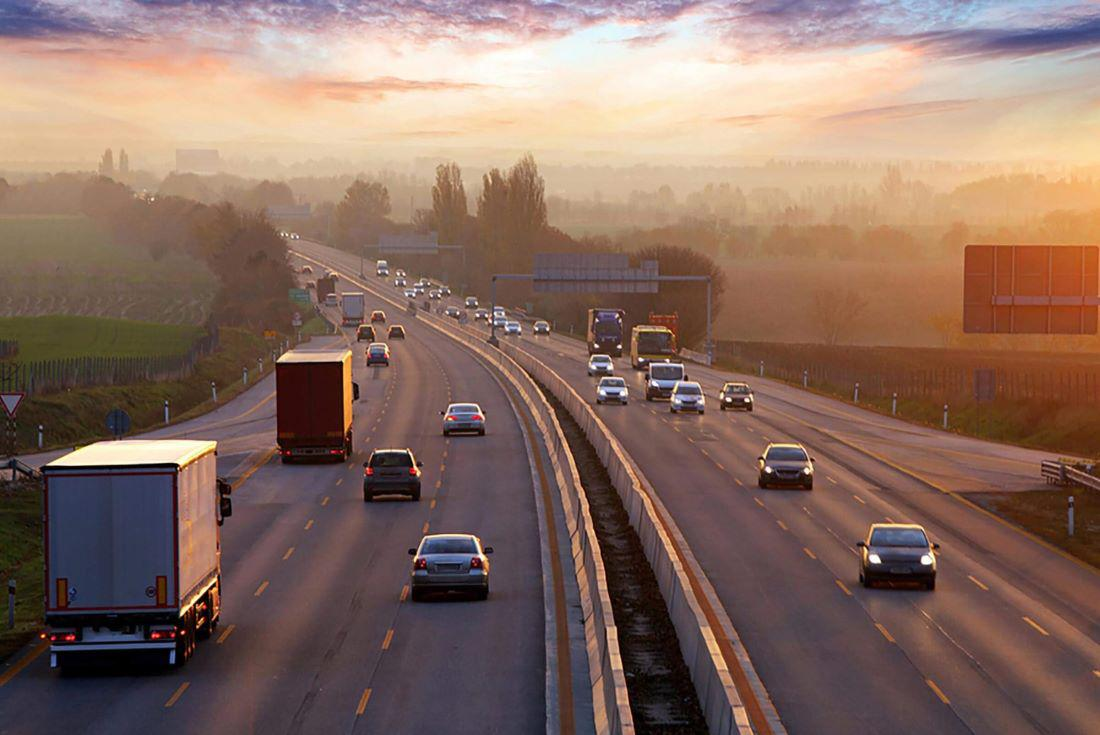
#> input picture image.jpg, 1100 x 735 px
$ jupyter execute erode.ipynb
#> lines starting #> are read from the running program, lines starting #| are printed output that depends on the picture
[cell 1]
import cv2
import numpy as np

path = r'image.jpg'

image = cv2.imread(path)
#> image is the input picture: shape (735, 1100, 3); mean B, G, R 98.3, 109.4, 136.2

window_name = 'Image'

cv2.imshow(window_name, image)
cv2.waitKey(0)
kernel = np.ones((1,1),np.uint8)

image_p = cv2.erode(image, kernel)

cv2.imshow(window_name, image_p)

cv2.waitKey(0)
kernel = np.ones((4,4),np.uint8)

image_p = cv2.erode(image, kernel)
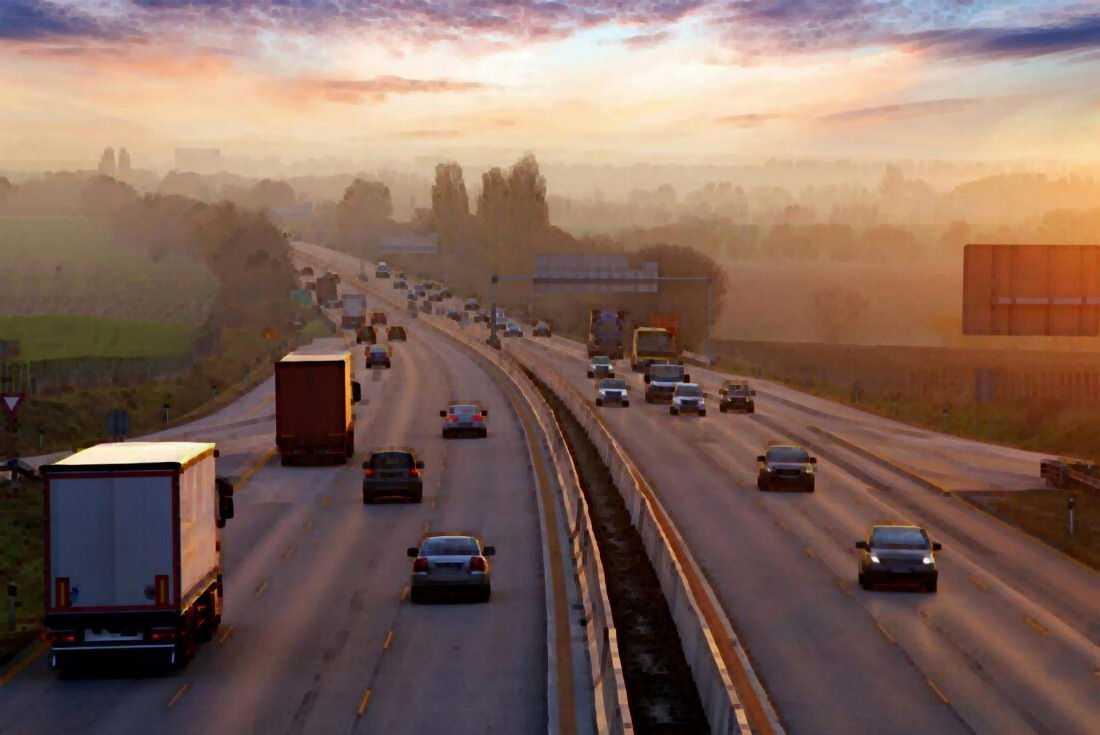
#> image_p: shape (735, 1100, 3); mean B, G, R 90, 101.6, 128

cv2.imshow(window_name, image_p)

cv2.waitKey(0)
kernel = np.ones((8,8),np.uint8)

image_p = cv2.erode(image, kernel)
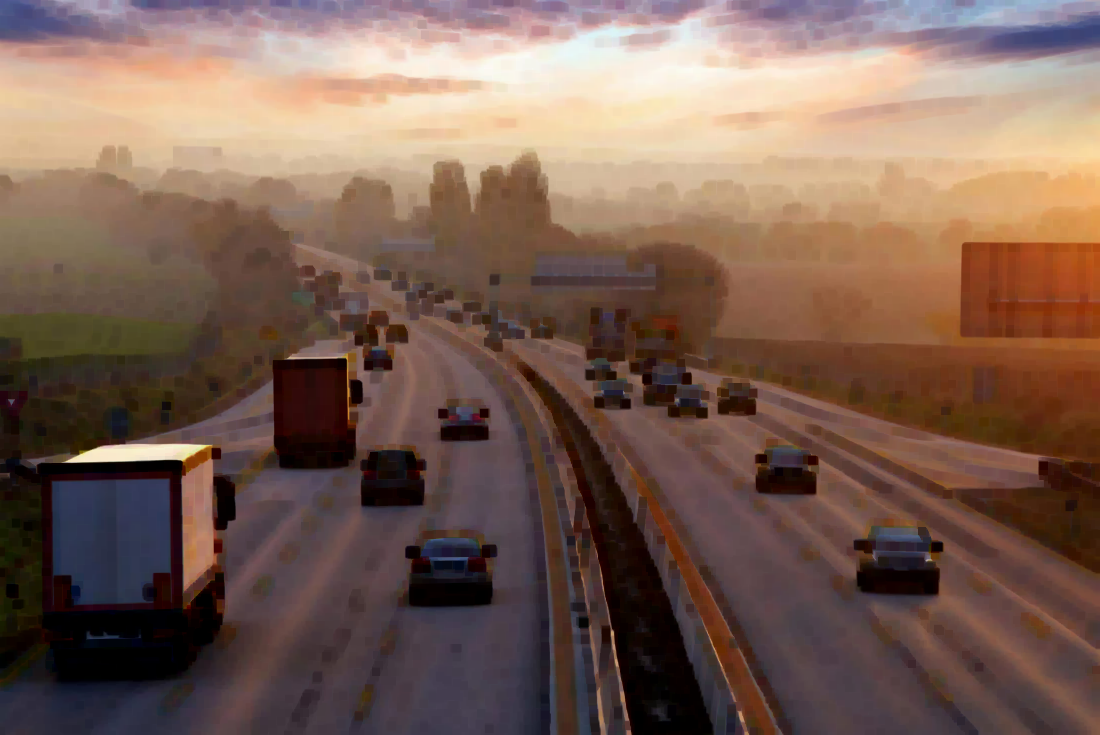
#> image_p: shape (735, 1100, 3); mean B, G, R 83.6, 95.5, 121.6

cv2.imshow(window_name, image_p)

cv2.waitKey(0)

kernel = np.ones((1,1), np.uint8)

# Applying dilation to the image
image_dilated = cv2.dilate(image, kernel)

# Displaying the dilated image
cv2.imshow(window_name, image_dilated)

# Waiting until a key is pressed
cv2.waitKey(0)
kernel = np.ones((4,4), np.uint8)

# Applying dilation to the image
image_dilated = cv2.dilate(image, kernel)
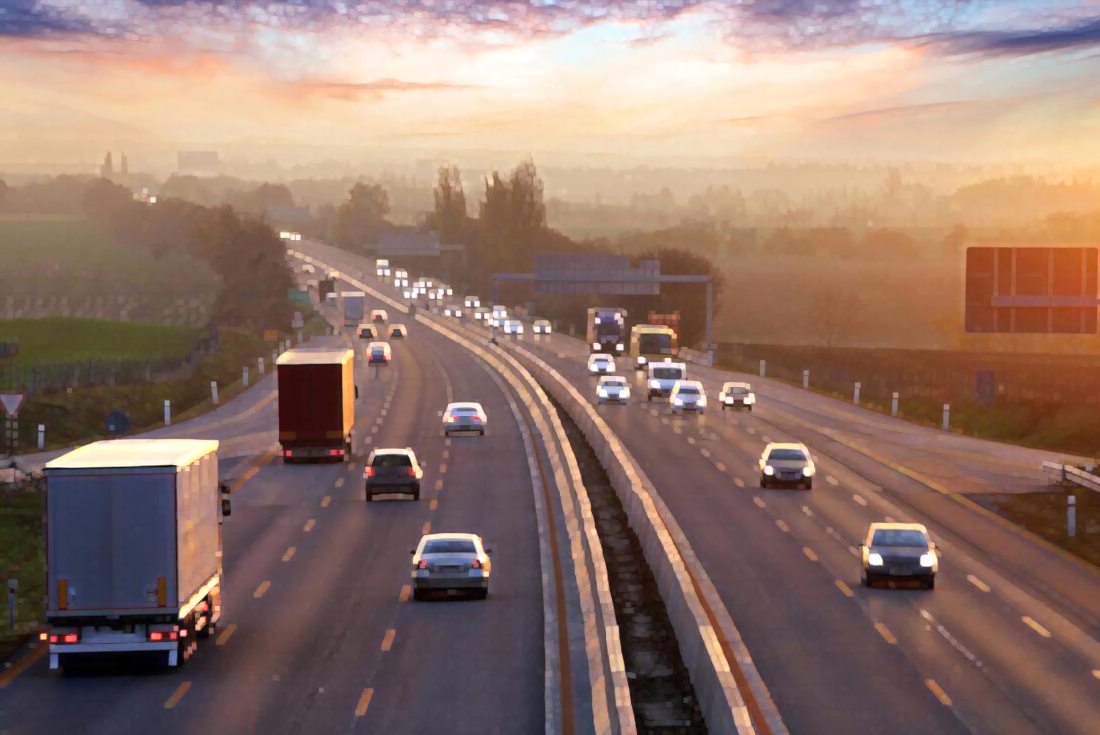
#> image_dilated: shape (735, 1100, 3); mean B, G, R 107.1, 117.8, 145

# Displaying the dilated image
cv2.imshow(window_name, image_dilated)

# Waiting until a key is pressed
cv2.waitKey(0)
kernel = np.ones((10,10), np.uint8)

# Applying dilation to the image
image_dilated = cv2.dilate(image, kernel)
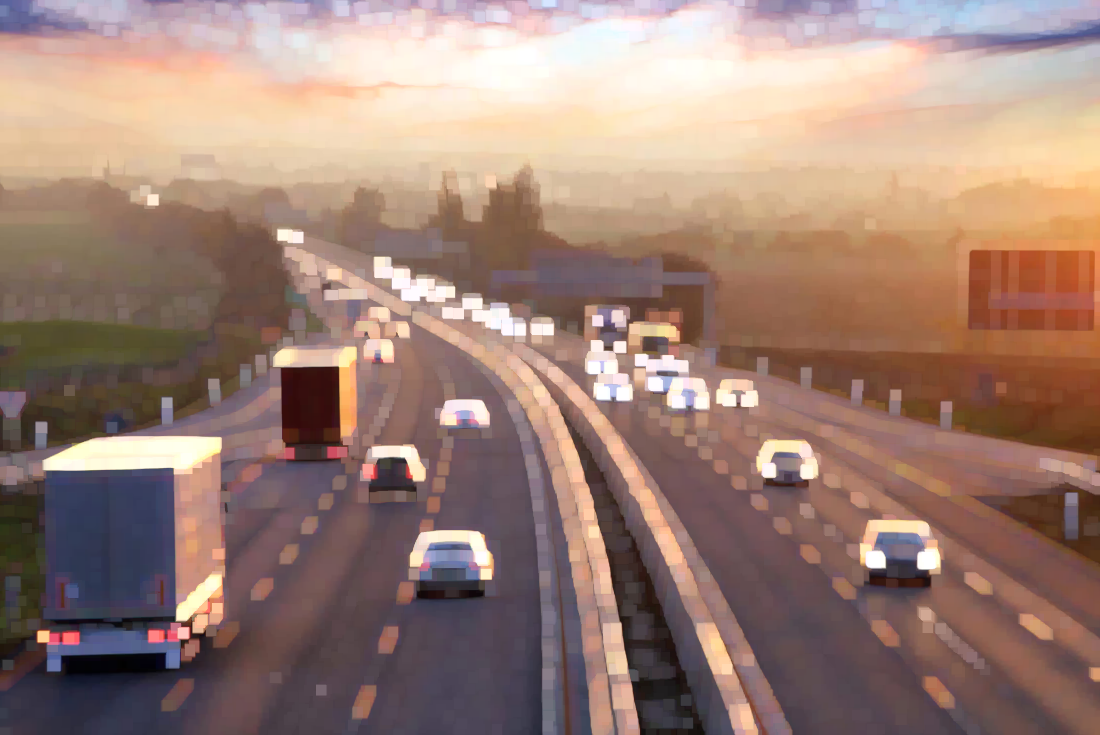
#> image_dilated: shape (735, 1100, 3); mean B, G, R 117.7, 128.5, 156.4

# Displaying the dilated image
cv2.imshow(window_name, image_dilated)

# Waiting until a key is pressed
cv2.waitKey(0)
